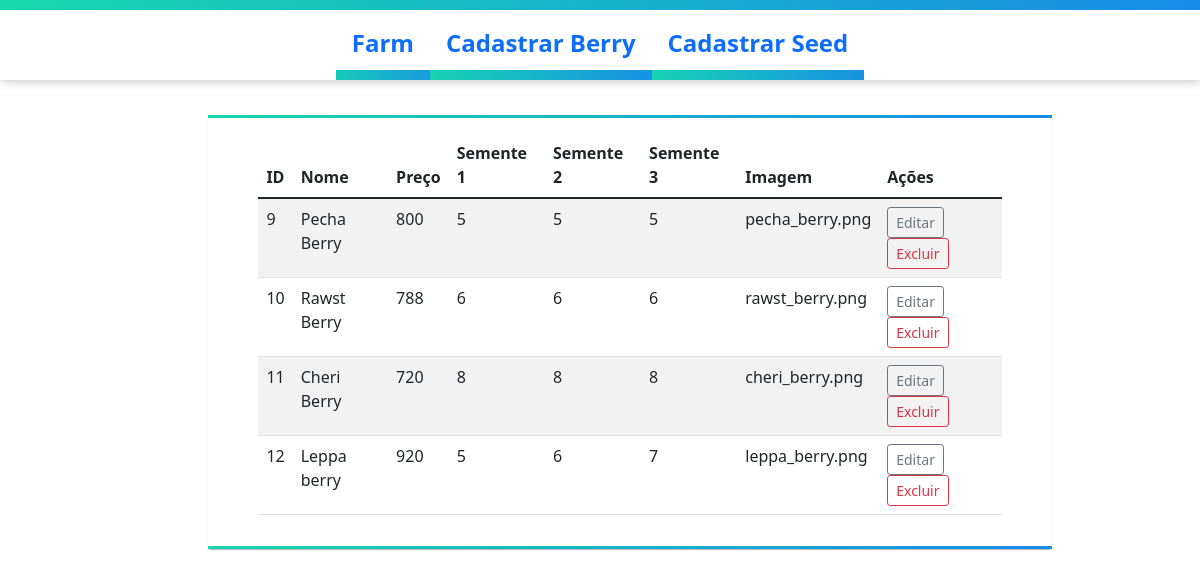
The page /berry_list.php on the database its author committed.
### tables this page shows
CREATE TABLE `berrys` (
  `id` int(11) NOT NULL,
  `nome` varchar(255) NOT NULL,
  `preco` bigint(20) NOT NULL,  
  `imagem` longblob DEFAULT NULL,
  `seed1` int(11) DEFAULT NULL,		 
  `seed2` int(11) DEFAULT NULL,
  `seed3` int(11) DEFAULT NULL
);

### berry_list.php (called while the page is built, shortened)
<?php
    require_once 'app/Entity/berry.php';
    $berrys = Berry::getBerrys();
    include __DIR__ . '/includes/header.php';
    include __DIR__ . '/includes/berry_list.php';
    include __DIR__ . '/includes/footer.php';
?>

### app/db/database.php (called while the page is built, shortened)
<?php
    class Database
    {
        private $table;
        private $connection;
        function __construct($table = null)
        {
            $this->table = $table;
        }
        private function setConnection(){
            try{
                $this->connection = new PDO('mysql:host='.self::HOST.';dbname='.self
                    ::NAME, self::USER, self::PASS);
                $this->connection->setAttribute(PDO::ATTR_ERRMODE, PDO::ERRMODE_EXCEPTION);
            }catch(PDOException $e){
                die('ERROR: '.$e->setMessage());
            }
        }
        public function execute($query, $params = []){
            try{
                $statement = $this->connection->prepare($query);
                $statement->execute($params);
                return $statement;
            }catch(PDOException $e){
                die('ERROR: '.$e->setMessage());
            }
        }
        public function select($where = null, $order=null, $limit=null, $fields = '*'){
            $where = strlen($where) ? 'WHERE '.$where :'';
            $order = strlen($order) ? 'ORDER BY '.$order :'';
            $limit = strlen($limit) ? 'LIMIT '.$limit :'';
            $query = 'SELECT '.$fields.' from '.$this->table.' '.$where.' '.' '.$order.' '.$limit;
            return $this->execute($query);
        }
    }
?>

### app/Entity/berry.php (called while the page is built, shortened)
<?php
    require_once 'app/db/database.php';
    class Berry{
        public static function getBerrys($where = null, $order=null, $limit=null){
            return (new Database('berrys'))->select($where, $order, $limit)->fetchAll(PDO::FETCH_CLASS);
        }
    }
?>

### includes/berry_list.php (the view)
<?php
    $resultados = '';
    foreach ($berrys as $berry) {
        $resultados .='
        <tr>
            <td scope="col">'.$berry->id.'</td>
            <td scope="col">'.$berry->nome.'</td>
            <td scope="col">'.$berry->preco.'</td>
            <td scope="col">'.$berry->seed1.'</td>
            <td scope="col">'.$berry->seed2.'</td>
            <td scope="col">'.$berry->seed3.'</td>
            <td scope="col">'.$berry->imagem.'</td>
            <td scope="col">
                <a href="edit_berry.php?id='.$berry->id.'" class="btn btn-outline-secondary btn-sm">Editar</a>
                <a href="exclude_berry.php?id='.$berry->id.'" class="btn btn-outline-danger btn-sm">Excluir</a>
            </td>
        </tr>';
    }
    $resultados = strlen($resultados) ? $resultados: '<tr><td colspan="6" class="text-center"> Não há Berrys cadastrados</td></tr>';
?>
<div class="item">
    <table class="table table-striped" >
        <thead>
            <tr>
                <th scope="col">ID</th>
                <th scope="col">Nome</th>
                <th scope="col">Preço</th>
                <th scope="col">Semente 1</th>
                <th scope="col">Semente 2</th>
                <th scope="col">Semente 3</th>
                <th scope="col">Imagem</th>
                <th scope="col">Ações</th>
            </tr>
        </thead>
        <tbody>
            <?=$resultados?>
        </tbody>
    </table>
</div>

### includes/header.php (shortened to what this page needs)
<!doctype html>
<html lang="en">
  <head>
    <link href="https://cdn.jsdelivr.net/npm/bootstrap@5.1.1/dist/css/bootstrap.min.css" rel="stylesheet">
    <link rel="stylesheet" href="static/styles.css">
  </head>
  <body>
    <ul class="nav justify-content-center">
      <li class="nav-item">
        <a class="nav-link active" aria-current="page" href="index.php">Farm</a>
      </li>
      <li class="nav-item">
        <a class="nav-link" href="berry.php">Cadastrar Berry</a>
      </li>
      <li class="nav-item">
        <a class="nav-link" href="seed.php">Cadastrar Seed</a>
      </li>
    </ul>
<div class="container">

### includes/footer.php (shortened to what this page needs)
</div>
</body>
</html>

### static/styles.css (style rules this page uses)
html { margin: 0px; min-height: 100%; width: 100%; }
body { margin: 0px; min-height: 100%; width: 100%; }
.container { min-width: 100%; margin: 0px; display: grid; grid-template-columns: [coluna1] 15% [coluna2] 35% [coluna3] 35% [coluna4] 15%; grid-template-rows: 15px auto auto 50px ; gap:20px; }
.item { grid-column-start: coluna2; grid-column-end: coluna4; grid-row-start: 2; grid-row-end: 3; padding: 20px; border-radius: 3px; background: #ffffff; border-top: 3px solid; border-bottom: 3px solid; margin-bottom: 20px; box-shadow: 0 1px 1px #b4b4b4; border-image-source: linear-gradient( 90deg, #16d9ac, #178bea); border-image-slice: 20; padding: 15px 50px 15px 50px; }
.nav { background-color: #fff; display: flex; height: 80px; line-height: 50px; padding: 0; font-size: 16px; position: relative; border-top: 10px solid; border-image-source: linear-gradient(90deg,#16d9ac,#178bea); border-image-slice: 20; box-shadow: 1px 0px 10px #b4b4b4; }
.nav a { height: 70px; border-bottom: 10px solid; border-image-source: linear-gradient( 90deg, #16d9ac, #178bea); border-image-slice: 20; }
.nav li { font-size: 1.5em; font-weight: bold; color: #178bea ; padding-left: 0px ; }

### rows shown on the page
berrys: id "9", nome "Pecha Berry", preco "800", seed1 "5", seed2 "5", seed3 "5", imagem "pecha_berry.png"
berrys: id "10", nome "Rawst Berry", preco "788", seed1 "6", seed2 "6", seed3 "6", imagem "rawst_berry.png"
berrys: id "11", nome "Cheri Berry", preco "720", seed1 "8", seed2 "8", seed3 "8", imagem "cheri_berry.png"
berrys: id "12", nome "Leppa berry", preco "920", seed1 "5", seed2 "6", seed3 "7", imagem "leppa_berry.png"
